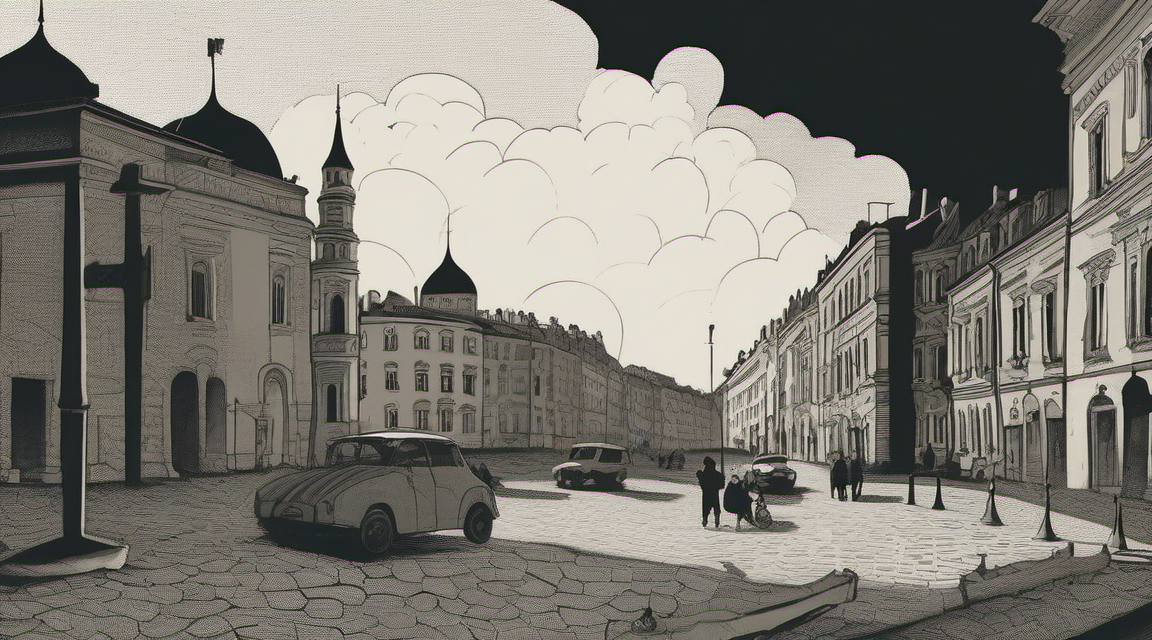
#> input picture production/visual/raw/capital-night.png, 1152 x 640 px; its folder holds only this picture in this run
$ python postprocess.py
#> lines starting #> are read from the running program, lines starting #| are printed output that depends on the picture
"""Consistent editorial grade for locally generated raws; writes web-ready WebP."""
from pathlib import Path
from PIL import Image, ImageEnhance, ImageFilter
import numpy as np
import json, hashlib

HERE = Path(__file__).resolve().parent
ROOT = HERE.parents[1]
RAW = HERE / 'raw'
PROCESSED = HERE / 'processed'
OUT = ROOT / 'assets' / 'visual' / 'events'
PROCESSED.mkdir(parents=True, exist_ok=True)
OUT.mkdir(parents=True, exist_ok=True)
PALETTE = np.array([
    [18, 21, 19], [31, 36, 32], [54, 61, 51], [78, 83, 67],
    [109, 108, 84], [151, 137, 96], [190, 166, 112], [218, 205, 169],
], dtype=np.float32)
records = []
for source in sorted(RAW.glob('*.png')):
    image = Image.open(source).convert('RGB')
#> image is the input picture: PIL image 1152x640 RGB; mean R, G, B 127.4, 124.6, 117.2
    image = ImageEnhance.Color(image).enhance(0.28)
    image = ImageEnhance.Contrast(image).enhance(1.12)
    # Posterized luminance mapped to the project's charcoal/olive/amber palette.
    lum = np.asarray(image.convert('L'), dtype=np.float32) / 255.0
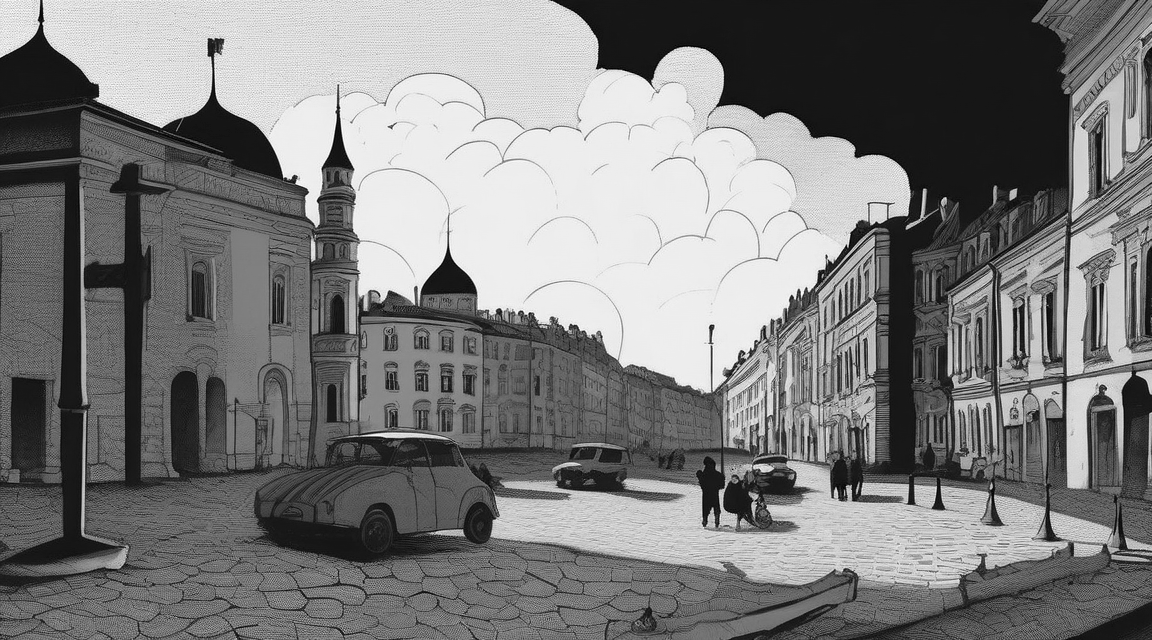
#> lum: shape (640, 1152) float32; min 0, max 1, mean 0.485
    lum = np.clip((lum - 0.035) / 0.93, 0, 1)
    indices = np.minimum((lum * len(PALETTE)).astype(np.int16), len(PALETTE) - 1)
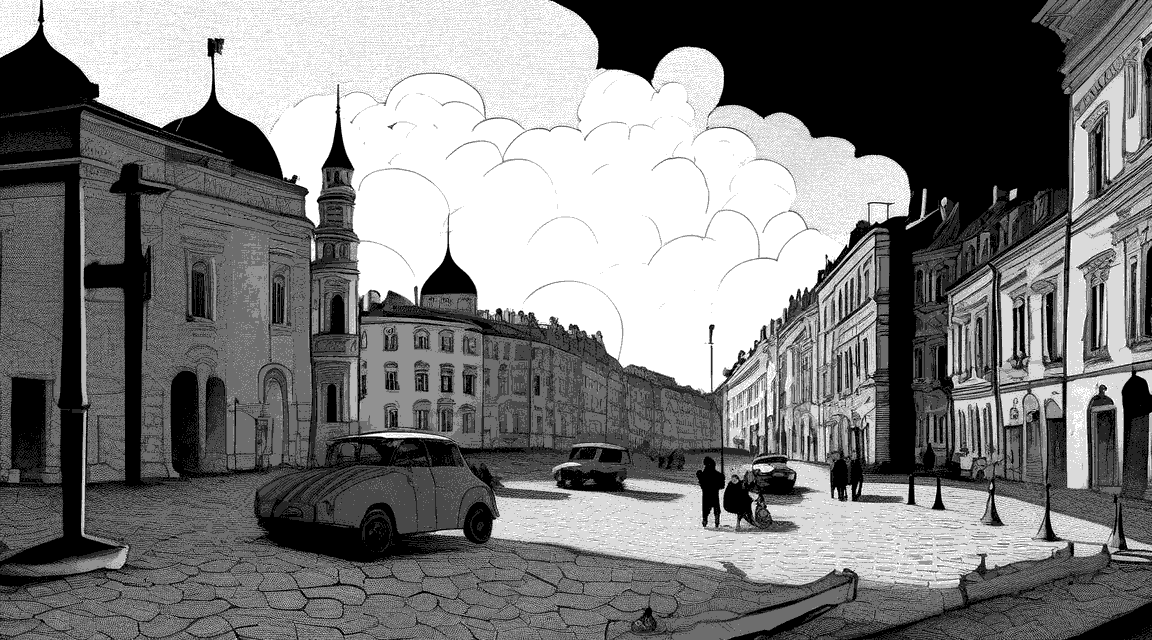
#> indices: shape (640, 1152) int16; min 0, max 7, mean 3.35; drawn with min black and max white
    graded = PALETTE[indices]
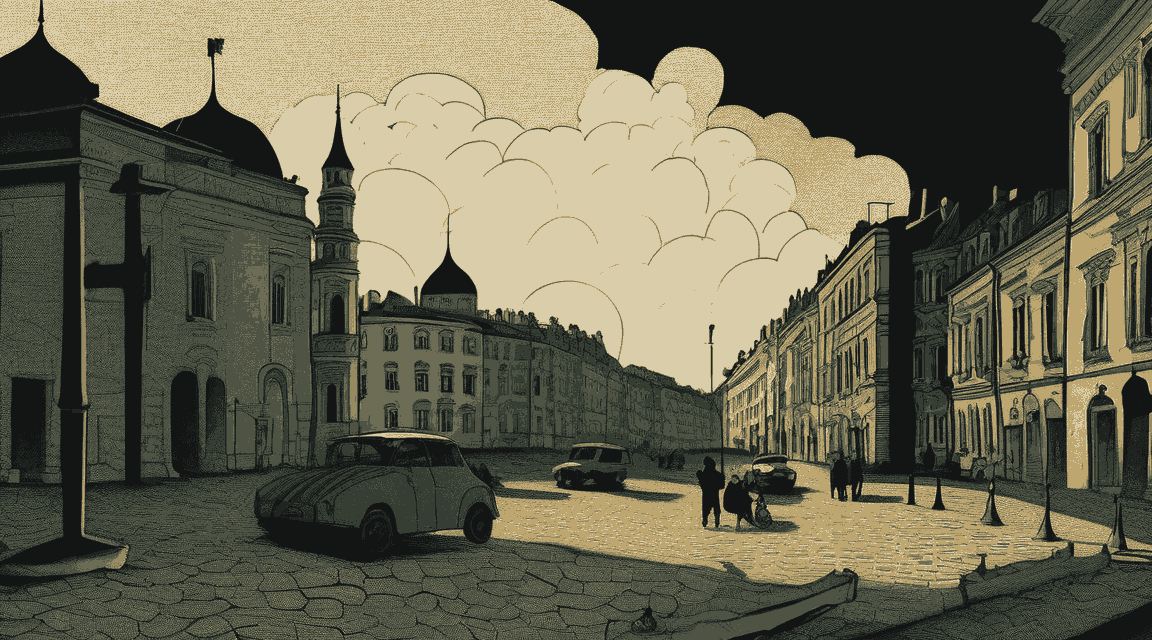
#> graded: shape (640, 1152, 3) float32; mean of channels 0, 1, 2 103.8, 100.3, 79.9; drawn as R, G, B
    original = np.asarray(image, dtype=np.float32)
    # Retain a little source detail without allowing off-palette colors to dominate.
    mixed = graded * 0.78 + original * 0.22
    rng = np.random.default_rng(20261102 + len(records))
    grain = rng.normal(0, 2.1, mixed.shape[:2])[..., None]
    mixed = np.clip(mixed + grain, 0, 255).astype(np.uint8)
    result = Image.fromarray(mixed, 'RGB').resize((1152, 640), Image.Resampling.LANCZOS)
    intermediate = PROCESSED / (source.stem + '.png')
    result.save(intermediate, 'PNG', optimize=True)
    target = OUT / (source.stem + '.webp')
    result.save(target, 'WEBP', quality=84, method=6)
    records.append({
        'id': 'visual.event.' + source.stem,
        'source': 'production/visual/raw/' + source.name,
        'intermediate': 'production/visual/processed/' + intermediate.name,
        'output': 'assets/visual/events/' + target.name,
        'bytes': target.stat().st_size,
        'sha256': hashlib.sha256(target.read_bytes()).hexdigest(),
        'postprocess': 'desaturate 0.28; contrast 1.12; 8-color charcoal/olive/amber grade; seeded paper grain; 1152x640; WebP q84',
    })
    print(f"{source.stem}: {target.stat().st_size / 1024:.1f} KiB")
(HERE / 'postprocess-manifest.json').write_text(json.dumps(records, ensure_ascii=False, indent=2), encoding='utf-8')

$ run again, on production/visual/raw/location.png
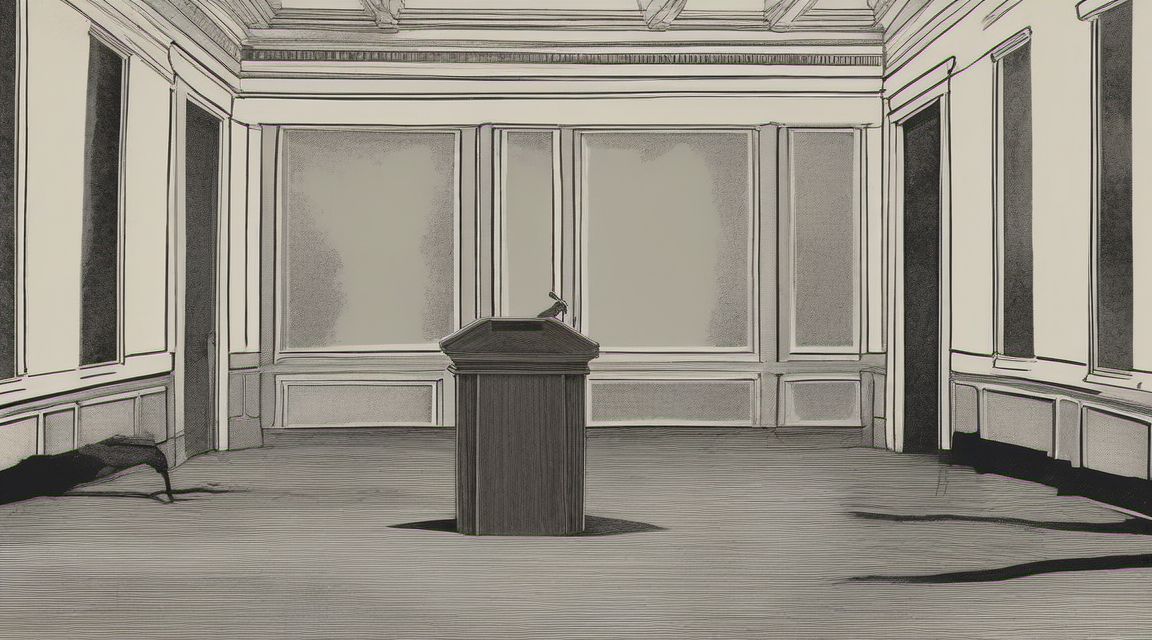
#> input picture production/visual/raw/location.png, 1152 x 640 px
#> image is the input picture: PIL image 1152x640 RGB; mean R, G, B 147.8, 143, 133.1
#> `indices = np.minimum((lum * len(PALETTE)).astype(np.int16), len(PALETT..`:
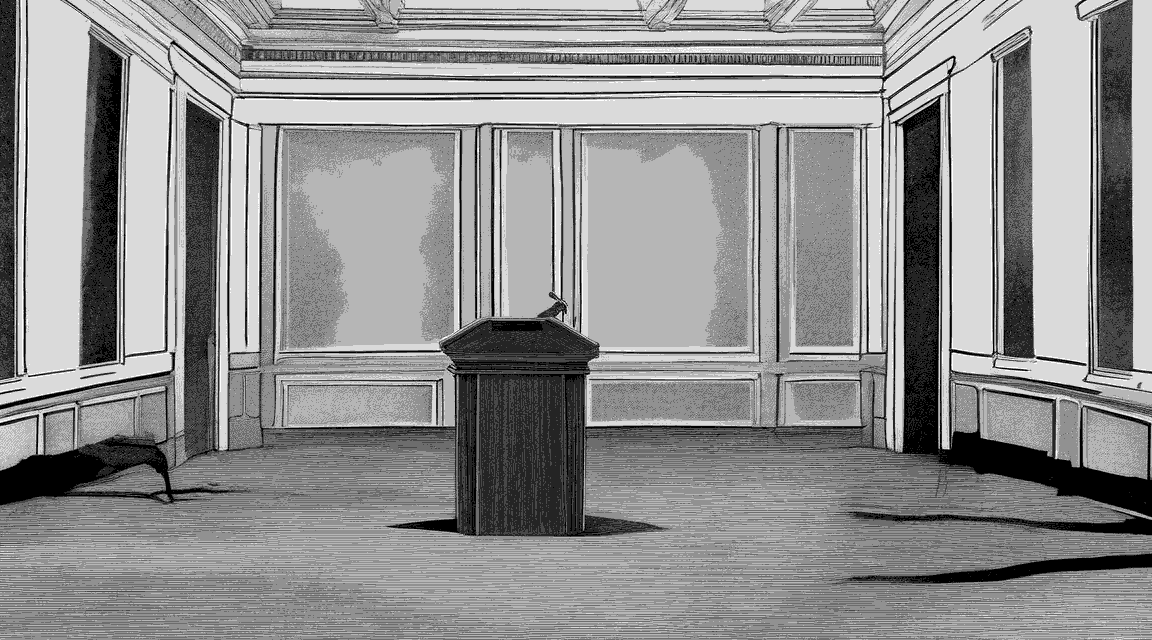
#> indices: shape (640, 1152) int16; min 0, max 7, mean 3.98; drawn with min black and max white
#> `graded = PALETTE[indices]`:
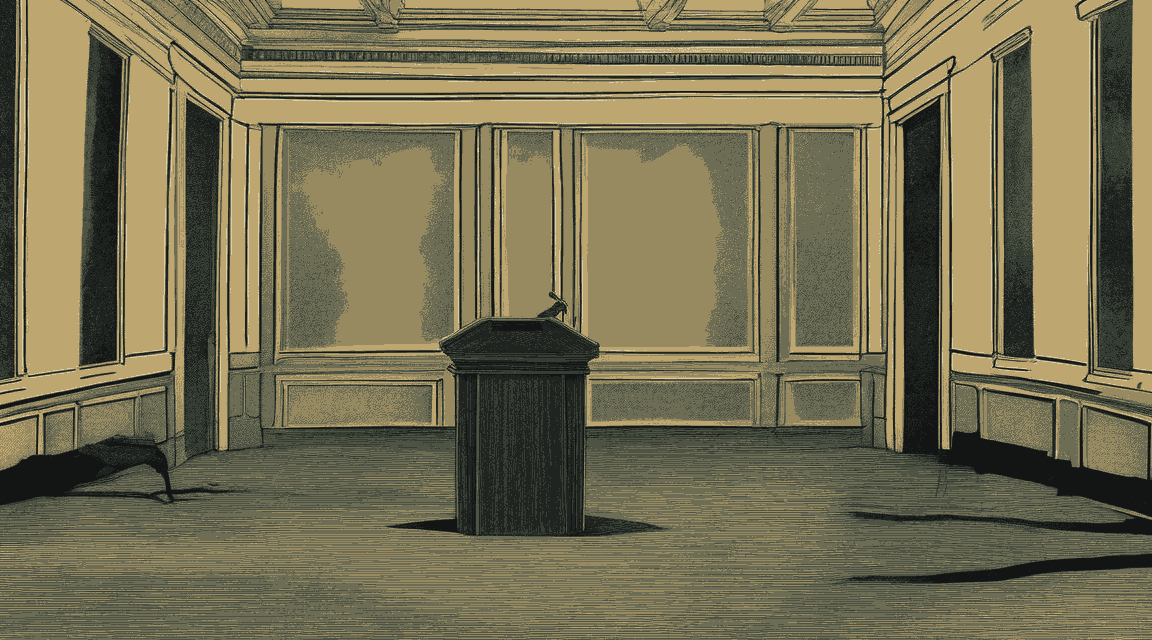
#> graded: shape (640, 1152, 3) float32; mean of channels 0, 1, 2 119.4, 111.7, 81.9; drawn as R, G, B

$ run again, on production/visual/raw/seventh-night.png
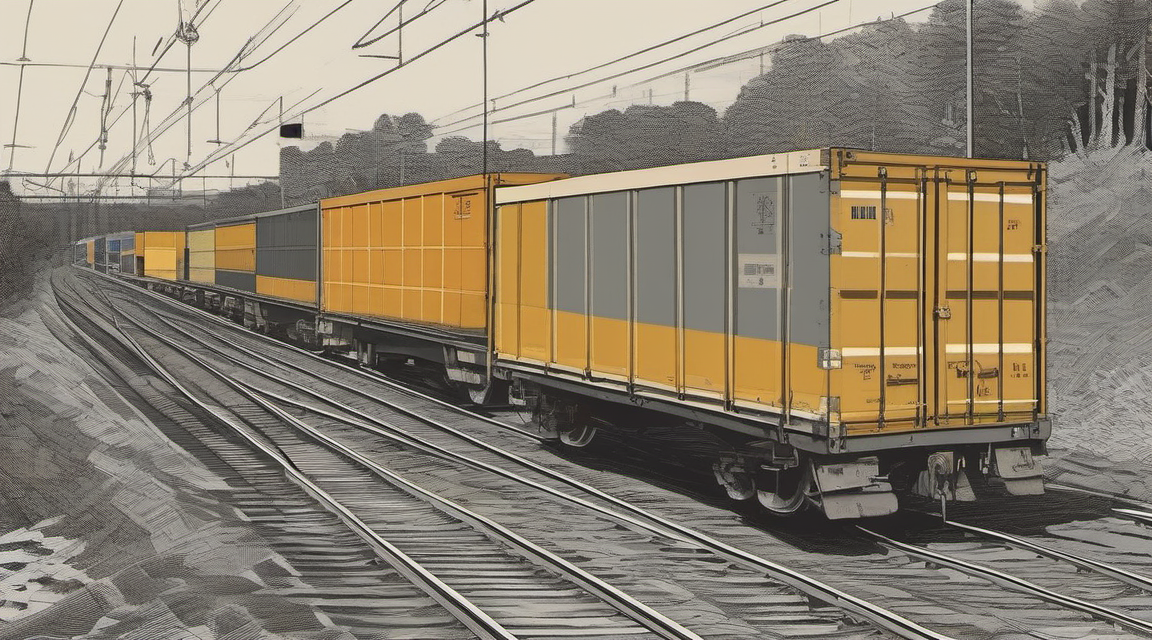
#> input picture production/visual/raw/seventh-night.png, 1152 x 640 px
#> image is the input picture: PIL image 1152x640 RGB; mean R, G, B 140.5, 130.2, 113.7
#> `indices = np.minimum((lum * len(PALETTE)).astype(np.int16), len(PALETT..`:
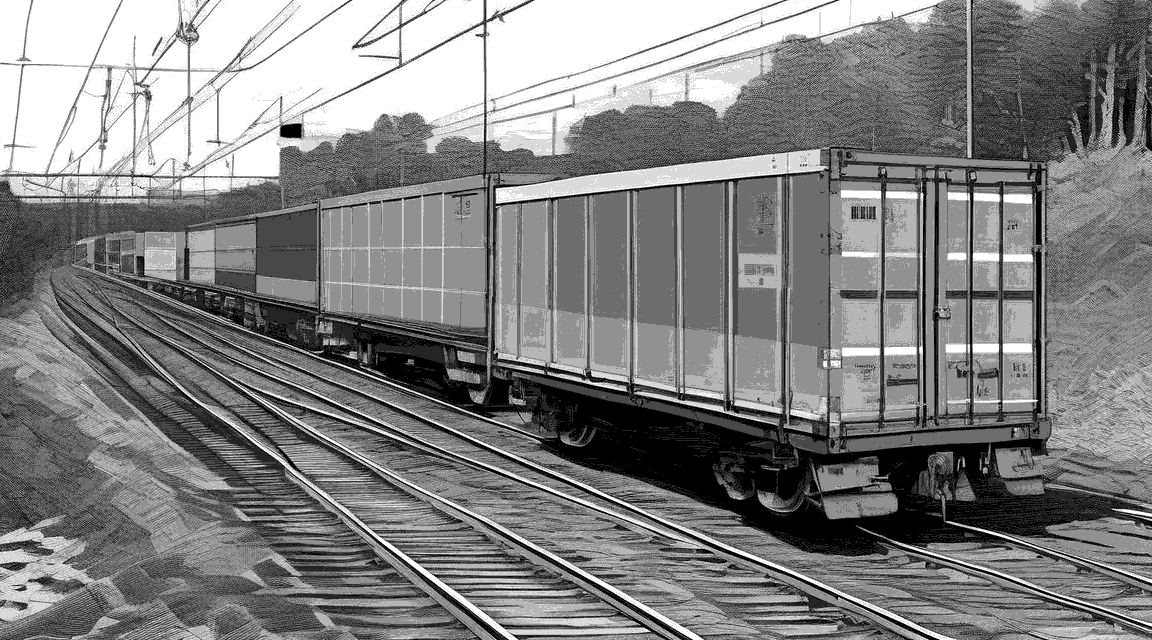
#> indices: shape (640, 1152) int16; min 0, max 7, mean 3.59; drawn with min black and max white
#> `graded = PALETTE[indices]`:
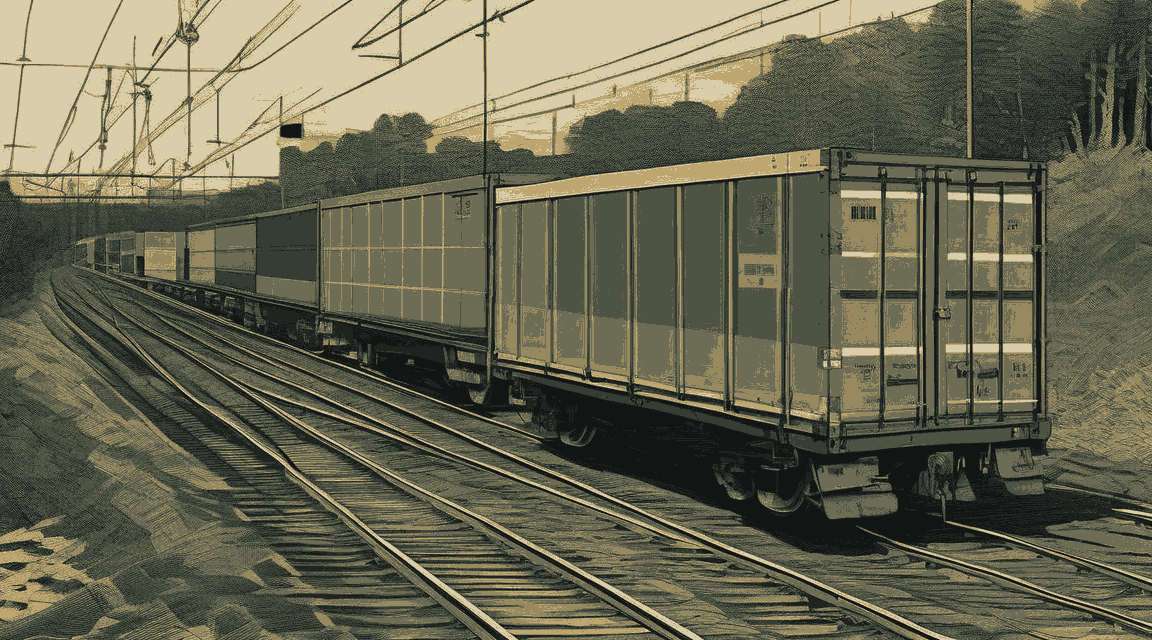
#> graded: shape (640, 1152, 3) float32; mean of channels 0, 1, 2 105.1, 102.9, 81.5; drawn as R, G, B

$ run again, on production/visual/raw/two-fronts.png
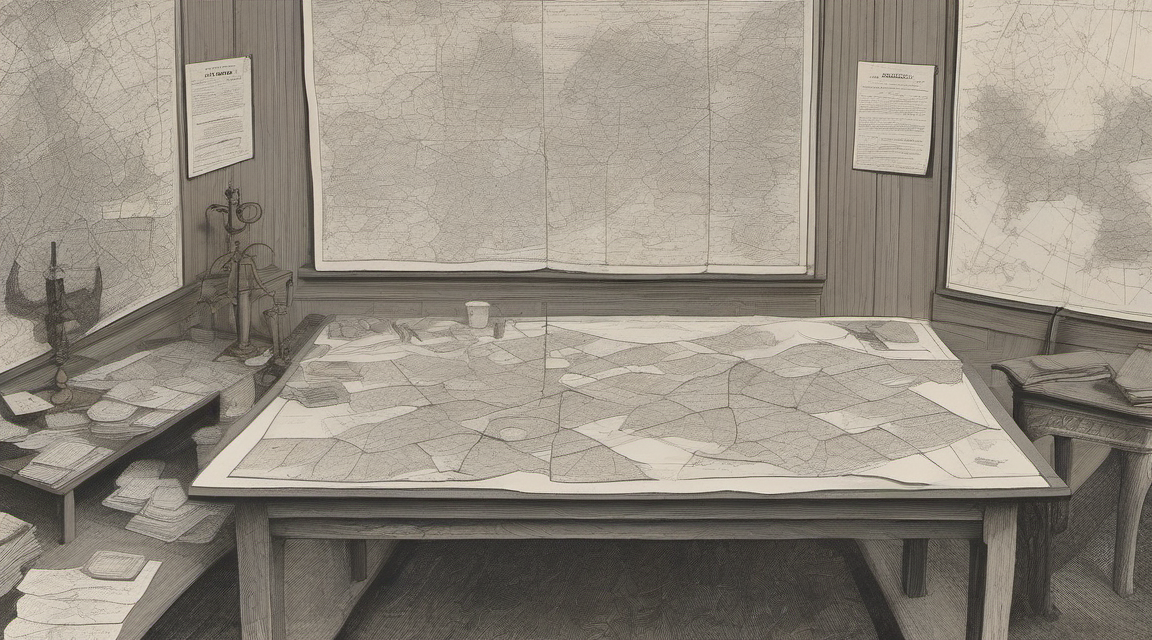
#> input picture production/visual/raw/two-fronts.png, 1152 x 640 px
#> image is the input picture: PIL image 1152x640 RGB; mean R, G, B 147.5, 140, 128.6
#> `indices = np.minimum((lum * len(PALETTE)).astype(np.int16), len(PALETT..`:
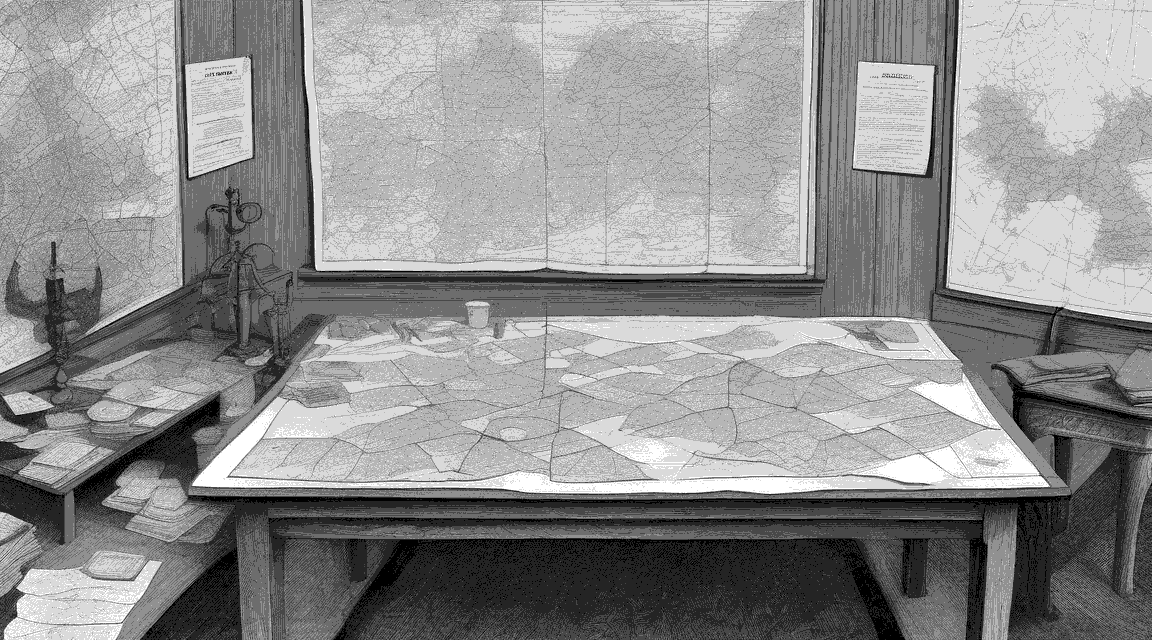
#> indices: shape (640, 1152) int16; min 0, max 7, mean 3.92; drawn with min black and max white
#> `graded = PALETTE[indices]`:
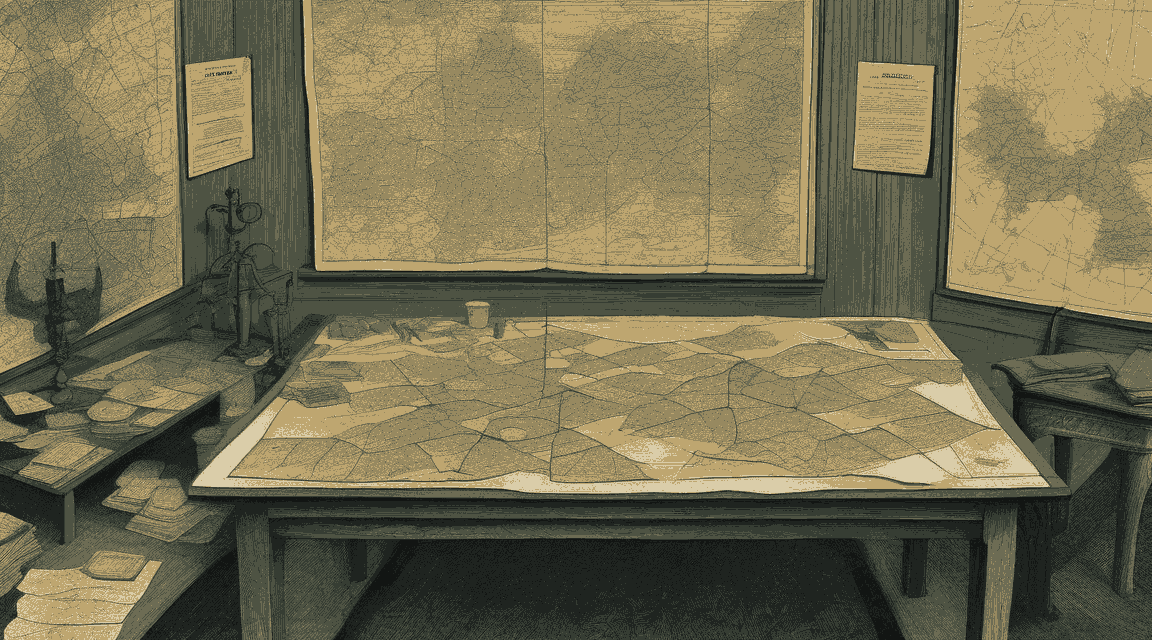
#> graded: shape (640, 1152, 3) float32; mean of channels 0, 1, 2 117.8, 110.1, 81.2; drawn as R, G, B
